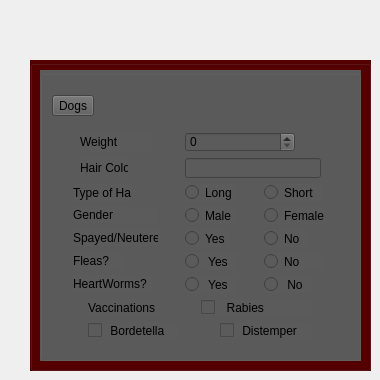
        <widget class="QWidget" name="tab_6">
         <attribute name="title">
          <string>Dog Entries</string>
         </attribute>
         <widget class="QGroupBox" name="groupBox_6">
          <property name="geometry">
           <rect>
            <x>30</x>
            <y>60</y>
            <width>341</width>
            <height>311</height>
           </rect>
          </property>
          <property name="styleSheet">
           <string notr="true">background-color: rgb(85, 0, 0);</string>
          </property>
          <property name="title">
           <string/>
          </property>
          <widget class="QGroupBox" name="groupBox_7">
           <property name="geometry">
            <rect>
             <x>10</x>
             <y>10</y>
             <width>321</width>
             <height>291</height>
            </rect>
           </property>
           <property name="styleSheet">
            <string notr="true">background-color: rgb(91, 91, 91);</string>
           </property>
           <layout class="QVBoxLayout" name="verticalLayout_22">
            <item>
             <widget class="QToolButton" name="toolButton_4">
              <property name="styleSheet">
               <string notr="true">selection-background-color: rgb(120, 0, 0);</string>
              </property>
              <property name="text">
               <string>Dogs</string>
              </property>
             </widget>
            </item>
            <item>
             <layout class="QVBoxLayout" name="verticalLayout_23">
              <item>
               <layout class="QHBoxLayout" name="horizontalLayout_10">
                <item>
                 <layout class="QVBoxLayout" name="verticalLayout_24">
                  <item>
                   <widget class="QLabel" name="label_21">
                    <property name="minimumSize">
                     <size>
                      <width>71</width>
                      <height>16</height>
                     </size>
                    </property>
                    <property name="maximumSize">
                     <size>
                      <width>71</width>
                      <height>20</height>
                     </size>
                    </property>
                    <property name="text">
                     <string>Weight</string>
                    </property>
                   </widget>
                  </item>
                  <item>
                   <widget class="QLabel" name="label_27">
                    <property name="minimumSize">
                     <size>
                      <width>47</width>
                      <height>20</height>
                     </size>
                    </property>
                    <property name="maximumSize">
                     <size>
                      <width>48</width>
                      <height>20</height>
                     </size>
                    </property>
                    <property name="text">
                     <string>Hair Color</string>
                    </property>
                   </widget>
                  </item>
                 </layout>
                </item>
                <item>
                 <layout class="QVBoxLayout" name="verticalLayout_25">
                  <item>
                   <widget class="QSpinBox" name="DogWeight_3">
                    <property name="maximumSize">
                     <size>
                      <width>110</width>
                      <height>20</height>
                     </size>
                    </property>
                   </widget>
                  </item>
                  <item>
                   <widget class="QLineEdit" name="lineEdit_7">
                    <property name="minimumSize">
                     <size>
                      <width>128</width>
                      <height>20</height>
                     </size>
                    </property>
                    <property name="maximumSize">
                     <size>
                      <width>136</width>
                      <height>20</height>
                     </size>
                    </property>
                   </widget>
                  </item>
                 </layout>
                </item>
               </layout>
              </item>
              <item>
               <layout class="QHBoxLayout" name="horizontalLayout_11">
                <item>
                 <layout class="QVBoxLayout" name="verticalLayout_26">
                  <item>
                   <widget class="QLabel" name="label_28">
                    <property name="maximumSize">
                     <size>
                      <width>58</width>
                      <height>17</height>
                     </size>
                    </property>
                    <property name="text">
                     <string>Type of Hair</string>
                    </property>
                   </widget>
                  </item>
                  <item>
                   <widget class="QLabel" name="label_29">
                    <property name="minimumSize">
                     <size>
                      <width>35</width>
                      <height>16</height>
                     </size>
                    </property>
                    <property name="maximumSize">
                     <size>
                      <width>189</width>
                      <height>16</height>
                     </size>
                    </property>
                    <property name="text">
                     <string>Gender</string>
                    </property>
                   </widget>
                  </item>
                  <item>
                   <widget class="QLabel" name="label_30">
                    <property name="minimumSize">
                     <size>
                      <width>85</width>
                      <height>17</height>
                     </size>
                    </property>
                    <property name="maximumSize">
                     <size>
                      <width>85</width>
                      <height>17</height>
                     </size>
                    </property>
                    <property name="text">
                     <string>Spayed/Neutered</string>
                    </property>
                   </widget>
                  </item>
                  <item>
                   <widget class="QLabel" name="label_31">
                    <property name="minimumSize">
                     <size>
                      <width>36</width>
                      <height>17</height>
                     </size>
                    </property>
                    <property name="maximumSize">
                     <size>
                      <width>50</width>
                      <height>17</height>
                     </size>
                    </property>
                    <property name="text">
                     <string>Fleas?</string>
                    </property>
                   </widget>
                  </item>
                  <item>
                   <widget class="QLabel" name="label_32">
                    <property name="minimumSize">
                     <size>
                      <width>55</width>
                      <height>17</height>
                     </size>
                    </property>
                    <property name="maximumSize">
                     <size>
                      <width>80</width>
                      <height>17</height>
                     </size>
                    </property>
                    <property name="text">
                     <string>HeartWorms?</string>
                    </property>
                   </widget>
                  </item>
                 </layout>
                </item>
                <item>
                 <layout class="QVBoxLayout" name="verticalLayout_27">
                  <item>
                   <widget class="QRadioButton" name="radioButton_23">
                    <property name="maximumSize">
                     <size>
                      <width>59</width>
                      <height>17</height>
                     </size>
                    </property>
                    <property name="text">
                     <string>Long</string>
                    </property>
                   </widget>
                  </item>
                  <item>
                   <widget class="QRadioButton" name="radioButton_24">
                    <property name="minimumSize">
                     <size>
                      <width>45</width>
                      <height>17</height>
                     </size>
                    </property>
                    <property name="maximumSize">
                     <size>
                      <width>189</width>
                      <height>17</height>
                     </size>
                    </property>
                    <property name="text">
                     <string>Male</string>
                    </property>
                   </widget>
                  </item>
                  <item>
                   <widget class="QRadioButton" name="radioButton_25">
                    <property name="maximumSize">
                     <size>
                      <width>45</width>
                      <height>17</height>
                     </size>
                    </property>
                    <property name="text">
                     <string>Yes</string>
                    </property>
                   </widget>
                  </item>
                  <item>
                   <widget class="QRadioButton" name="radioButton_26">
                    <property name="minimumSize">
                     <size>
                      <width>51</width>
                      <height>17</height>
                     </size>
                    </property>
                    <property name="maximumSize">
                     <size>
                      <width>69</width>
                      <height>17</height>
                     </size>
                    </property>
                    <property name="text">
                     <string> Yes</string>
                    </property>
                   </widget>
                  </item>
                  <item>
                   <widget class="QRadioButton" name="radioButton_27">
                    <property name="minimumSize">
                     <size>
                      <width>42</width>
                      <height>17</height>
                     </size>
                    </property>
                    <property name="maximumSize">
                     <size>
                      <width>51</width>
                      <height>17</height>
                     </size>
                    </property>
                    <property name="text">
                     <string> Yes</string>
                    </property>
                   </widget>
                  </item>
                 </layout>
                </item>
                <item>
                 <layout class="QVBoxLayout" name="verticalLayout_28">
                  <item>
                   <widget class="QRadioButton" name="radioButton_28">
                    <property name="maximumSize">
                     <size>
                      <width>58</width>
                      <height>17</height>
                     </size>
                    </property>
                    <property name="text">
                     <string>Short</string>
                    </property>
                   </widget>
                  </item>
                  <item>
                   <widget class="QRadioButton" name="radioButton_29">
                    <property name="minimumSize">
                     <size>
                      <width>61</width>
                      <height>17</height>
                     </size>
                    </property>
                    <property name="maximumSize">
                     <size>
                      <width>189</width>
                      <height>17</height>
                     </size>
                    </property>
                    <property name="text">
                     <string>Female</string>
                    </property>
                   </widget>
                  </item>
                  <item>
                   <widget class="QRadioButton" name="radioButton_30">
                    <property name="maximumSize">
                     <size>
                      <width>45</width>
                      <height>17</height>
                     </size>
                    </property>
                    <property name="text">
                     <string>No</string>
                    </property>
                   </widget>
                  </item>
                  <item>
                   <widget class="QRadioButton" name="radioButton_31">
                    <property name="minimumSize">
                     <size>
                      <width>44</width>
                      <height>17</height>
                     </size>
                    </property>
                    <property name="maximumSize">
                     <size>
                      <width>60</width>
                      <height>17</height>
                     </size>
                    </property>
                    <property name="text">
                     <string>No</string>
                    </property>
                   </widget>
                  </item>
                  <item>
                   <widget class="QRadioButton" name="radioButton_32">
                    <property name="minimumSize">
                     <size>
                      <width>39</width>
                      <height>17</height>
                     </size>
                    </property>
                    <property name="maximumSize">
                     <size>
                      <width>48</width>
                      <height>17</height>
                     </size>
                    </property>
                    <property name="text">
                     <string> No</string>
                    </property>
                   </widget>
                  </item>
                 </layout>
                </item>
               </layout>
              </item>
              <item>
               <layout class="QVBoxLayout" name="verticalLayout_29">
                <item>
                 <layout class="QHBoxLayout" name="horizontalLayout_12">
                  <item>
                   <widget class="QLabel" name="label_33">
                    <property name="minimumSize">
                     <size>
                      <width>71</width>
                      <height>17</height>
                     </size>
                    </property>
                    <property name="maximumSize">
                     <size>
                      <width>71</width>
                      <height>17</height>
                     </size>
                    </property>
                    <property name="text">
                     <string>Vaccinations</string>
                    </property>
                   </widget>
                  </item>
                  <item>
                   <widget class="QCheckBox" name="checkBox_5">
                    <property name="minimumSize">
                     <size>
                      <width>74</width>
                      <height>17</height>
                     </size>
                    </property>
                    <property name="maximumSize">
                     <size>
                      <width>110</width>
                      <height>17</height>
                     </size>
                    </property>
                    <property name="text">
                     <string>  Rabies</string>
                    </property>
                   </widget>
                  </item>
                 </layout>
                </item>
                <item>
                 <layout class="QHBoxLayout" name="horizontalLayout_13">
                  <item>
                   <widget class="QCheckBox" name="checkBox_6">
                    <property name="minimumSize">
                     <size>
                      <width>90</width>
                      <height>17</height>
                     </size>
                    </property>
                    <property name="maximumSize">
                     <size>
                      <width>90</width>
                      <height>17</height>
                     </size>
                    </property>
                    <property name="text">
                     <string> Bordetella</string>
                    </property>
                   </widget>
                  </item>
                  <item>
                   <widget class="QCheckBox" name="checkBox_7">
                    <property name="minimumSize">
                     <size>
                      <width>91</width>
                      <height>17</height>
                     </size>
                    </property>
                    <property name="maximumSize">
                     <size>
                      <width>91</width>
                      <height>17</height>
                     </size>
                    </property>
                    <property name="text">
                     <string> Distemper</string>
                    </property>
                   </widget>
                  </item>
                 </layout>
                </item>
               </layout>
              </item>
             </layout>
            </item>
           </layout>
          </widget>
         </widget>
        </widget>
